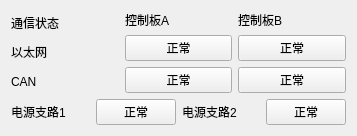
   <widget class="QWidget" name="layoutWidget">
    <property name="geometry">
     <rect>
      <x>10</x>
      <y>216</y>
      <width>357</width>
      <height>121</height>
     </rect>
    </property>
    <layout class="QVBoxLayout" name="verticalLayout_19">
     <item>
      <layout class="QHBoxLayout" name="horizontalLayout_13">
       <item>
        <layout class="QVBoxLayout" name="verticalLayout_18">
         <item>
          <widget class="QLabel" name="label_24">
           <property name="text">
            <string>通信状态</string>
           </property>
          </widget>
         </item>
         <item>
          <widget class="QLabel" name="label_25">
           <property name="text">
            <string>以太网</string>
           </property>
          </widget>
         </item>
         <item>
          <widget class="QLabel" name="label_26">
           <property name="text">
            <string>CAN</string>
           </property>
          </widget>
         </item>
        </layout>
       </item>
       <item>
        <layout class="QVBoxLayout" name="verticalLayout_17">
         <item>
          <widget class="QLabel" name="label_22">
           <property name="text">
            <string>控制板A</string>
           </property>
          </widget>
         </item>
         <item>
          <widget class="QPushButton" name="ConANet">
           <property name="text">
            <string>正常</string>
           </property>
          </widget>
         </item>
         <item>
          <widget class="QPushButton" name="ConACan">
           <property name="text">
            <string>正常</string>
           </property>
          </widget>
         </item>
        </layout>
       </item>
       <item>
        <layout class="QVBoxLayout" name="verticalLayout_16">
         <item>
          <widget class="QLabel" name="label_23">
           <property name="text">
            <string>控制板B</string>
           </property>
          </widget>
         </item>
         <item>
          <widget class="QPushButton" name="ConBNet">
           <property name="text">
            <string>正常</string>
           </property>
          </widget>
         </item>
         <item>
          <widget class="QPushButton" name="ConBCan">
           <property name="text">
            <string>正常</string>
           </property>
          </widget>
         </item>
        </layout>
       </item>
      </layout>
     </item>
     <item>
      <layout class="QHBoxLayout" name="horizontalLayout_14">
       <item>
        <widget class="QLabel" name="label_31">
         <property name="text">
          <string>电源支路1</string>
         </property>
        </widget>
       </item>
       <item>
        <widget class="QPushButton" name="Power1">
         <property name="text">
          <string>正常</string>
         </property>
        </widget>
       </item>
       <item>
        <widget class="QLabel" name="label_32">
         <property name="text">
          <string>电源支路2</string>
         </property>
        </widget>
       </item>
       <item>
        <widget class="QPushButton" name="Power2">
         <property name="text">
          <string>正常</string>
         </property>
        </widget>
       </item>
      </layout>
     </item>
    </layout>
   </widget>
